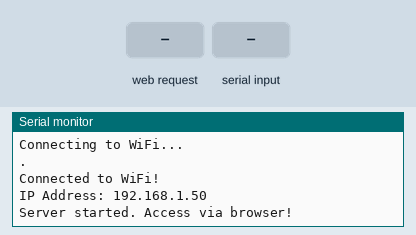
Simulated run of this sketch. Board: Arduino Uno, built with avr-gcc and run on an emulated ATmega328P. Parts: the last lines printed to the serial monitor. The test bench sets the inputs (shaded band). WiFi joins after 1.5 s; servers stay silent unless stated.

Above: at 3.7 s.
3.8 s: HTTP request GET /send?msg= received
At 5.0 s:
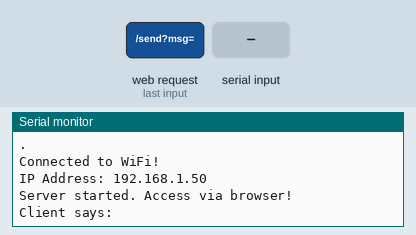
5.3 s: "GET /send?msg=\n" received over Serial
At 6.5 s:
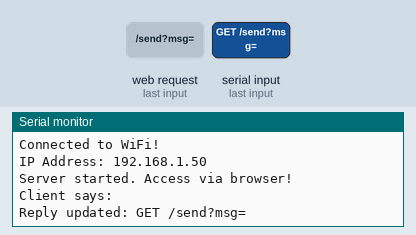
6.8 s: "msg=\n" received over Serial
At 7.4 s:
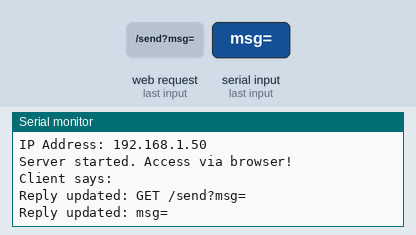
8.3 s: " \n" received over Serial
At 9.5 s:
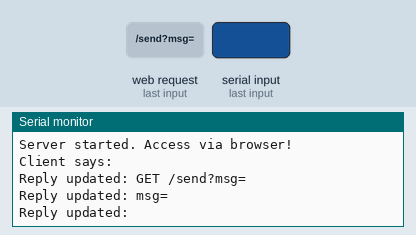
9.8 s: "1\n" received over Serial
At 10.8 s:
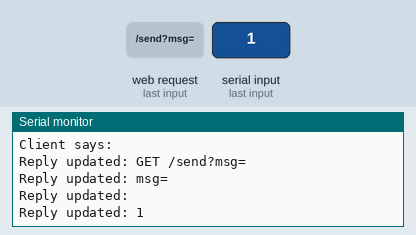

Measured:
- after the input at 3.8 s, the serial monitor: prints a new line at once (image 1)
- after the input at 5.3 s, the serial monitor: prints a new line at once (image 2)
- after the input at 6.8 s, the serial monitor: prints a new line at once (image 3)
- after the input at 8.3 s, the serial monitor: prints a new line at once (image 4)
- after the input at 9.8 s, the serial monitor: prints a new line at once (image 5)

The sketch:

Arduinowithwifimodule.cpp.ino
```cpp
#include <SoftwareSerial.h>
#include <WiFiEsp.h>

char ssid[] = "POCO C55";
char pass[] = "123456789";

SoftwareSerial espSerial(2, 3);
int status = WL_IDLE_STATUS;

WiFiEspServer server(80);

String clientMessage = "";
String serverReply = "Hello from Arduino!";

void setup()
{
  Serial.begin(9600);
  espSerial.begin(9600);
  WiFi.init(&espSerial);

  Serial.println("Connecting to WiFi...");
  while (status != WL_CONNECTED) {
    status = WiFi.begin(ssid, pass);
    Serial.print(".");
    delay(1000);
  }
  Serial.println("\nConnected to WiFi!");
  Serial.print("IP Address: ");
  Serial.println(WiFi.localIP());

  server.begin();
  Serial.println("Server started. Access via browser!");
}

void loop() {
  WiFiEspClient client = server.available();

  if (client) {
    boolean currentLineIsBlank = true;
    String request = "";

    while (client.connected()) {
      if (client.available()) {
        char c = client.read();
        request += c;

        if (c == '\n' && currentLineIsBlank) {
          if (request.indexOf("GET /send?msg=") >= 0) {
            int start = request.indexOf("msg=") + 4;
            int end = request.indexOf(" ", start);
            clientMessage = request.substring(start, end);

            clientMessage.replace("+", " ");
            clientMessage.replace("%20", " ");

            Serial.println("Client says: " + clientMessage);

          }

          client.println("HTTP/1.1 200 OK");
          client.println("Content-Type: text/html");
          client.println("Connection: close");
          client.println();
          client.println("<html><body><h2>WiFi Chat</h2>");
          client.println("<form action='/send'><input name='msg' placeholder='Type message'><input type='submit' value='Send'></form>");
          client.println("<p><b>You:</b> " + clientMessage + "</p>");
          client.println("</body></html>");
          break;
        }

        if (c == '\n') currentLineIsBlank = true;
        else if (c != '\r') currentLineIsBlank = false;
      }
    }

    delay(1);
    client.stop();
  }

  if (Serial.available()) {
    serverReply = Serial.readStringUntil('\n');
    Serial.println("Reply updated: " + serverReply);
  }
}
```
